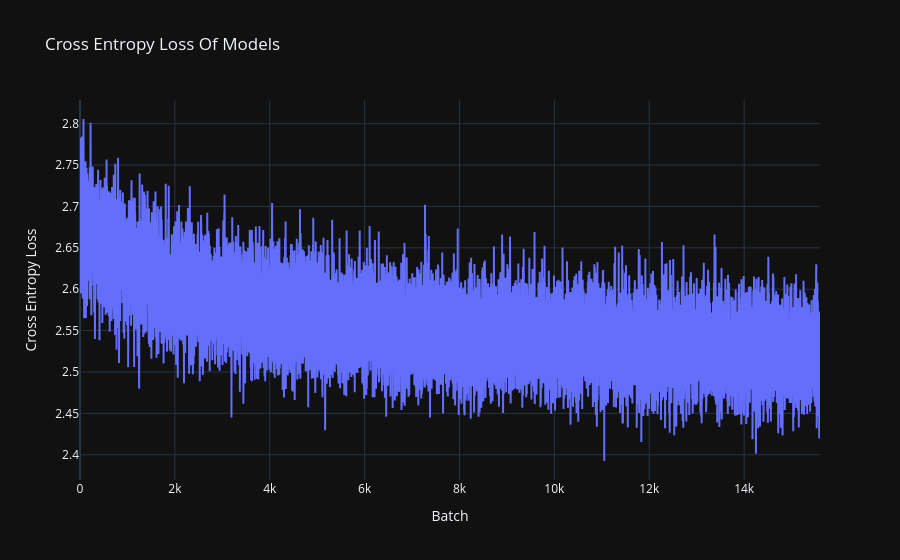

The cell this chart's notebook holds for it:
### Code cell
visualise_losses([10])

### Figure 1 — Plotly figure (JSON) as saved in the notebook; plotly's stock layout.template omitted (floating-point values rounded to 4 significant figures; data arrays with more than 128 entries replaced by an {"elided": "..."} marker saying what was removed)
{"data": [{"mode": "lines", "name": "Model 10", "type": "scatter", "x": {"elided": "15600 int values"}, "y": {"elided": "15600 float values"}}], "layout": {"title": {"text": "Cross Entropy Loss Of Models"}, "xaxis": {"title": {"text": "Batch"}}, "yaxis": {"title": {"text": "Cross Entropy Loss"}}}}
